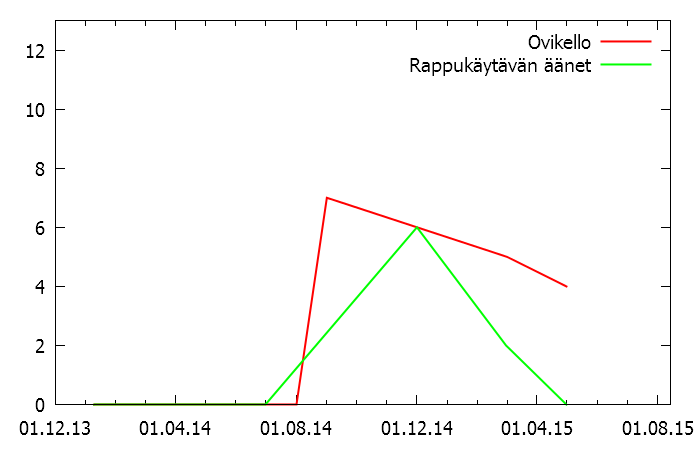

The gnuplot source for this figure:
set terminal pngcairo size 700,450 enhanced font "Helvetica, 14"
set output 'sisalla.png'

#set xrange [0:70]
#set yrange [0:20]
set yrange [0:13]

set xdata time
set timefmt "%d.%m.%y"
set format x "%d.%m.%y"

set xtics format "%d.%m.%y"
set xtics 2*60*60*24*31*2

plot 'sisalla_ovikello.txt' using 1:2 title "Ovikello" w lines lw 2,\
'sisalla_rappukaytava.txt' using 1:2 title "Rappukäytävän äänet" w lines lw 2